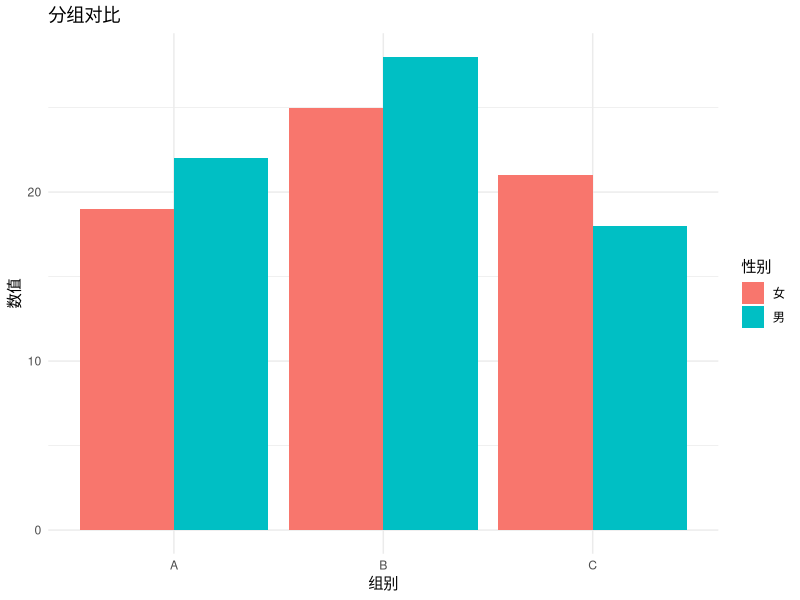

Source code (R):
## ---- chunk 1
#| label: data-example
# 可修改下面的数值，再运行此块
notebook_example_runs <- if (exists("notebook_example_runs")) notebook_example_runs + 1L else 1L
dat <- data.frame(
  group = rep(c("A", "B", "C"), 2),
  sex = rep(c("男", "女"), each = 3),
  value = c(22, 28, 18, 19, 25, 21)
)
dat
## ---- chunk 2
#| label: kable-example
knitr::kable(dat, caption = "分组数据")
## ---- chunk 3
#| label: flextable-example
ft <- flextable::flextable(dat)
ft <- flextable::theme_vanilla(ft)
flextable::bold(ft, part = "header")
## ---- chunk 4
#| label: ggplot-example
ggplot2::ggplot(dat, ggplot2::aes(x = group, y = value, fill = sex)) +
  ggplot2::geom_col(position = "dodge") +
  ggplot2::labs(title = "分组对比", x = "组别", y = "数值", fill = "性别") +
  ggplot2::theme_minimal()
